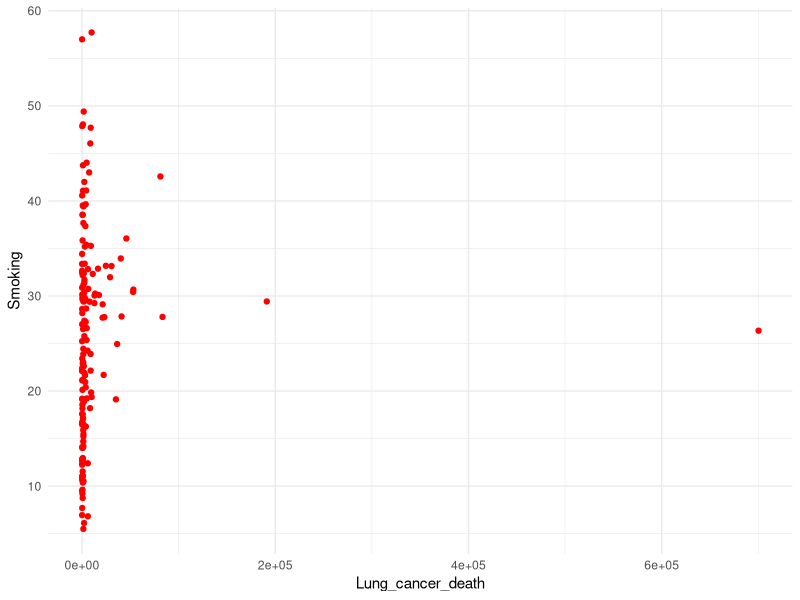
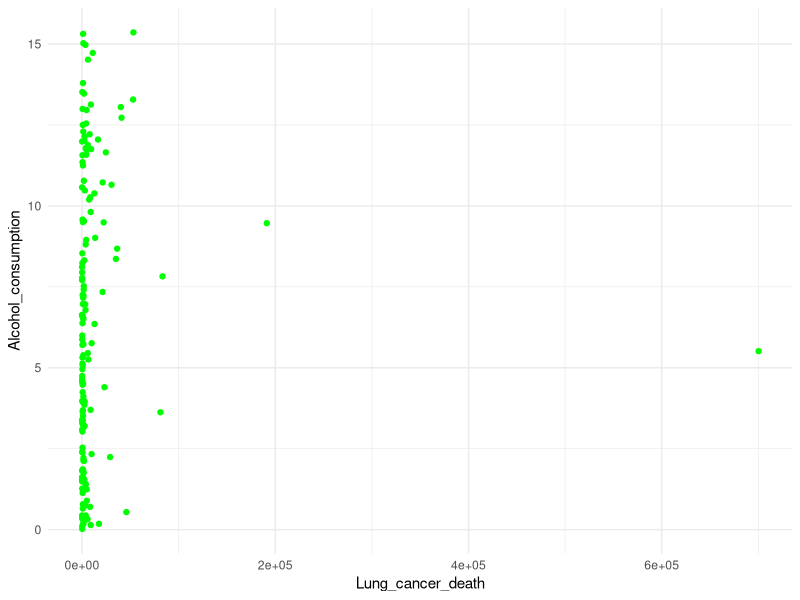
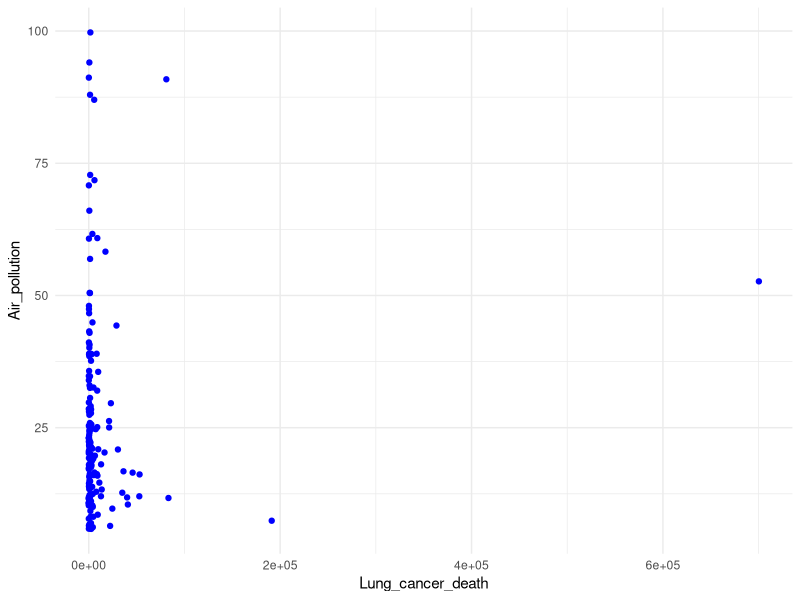
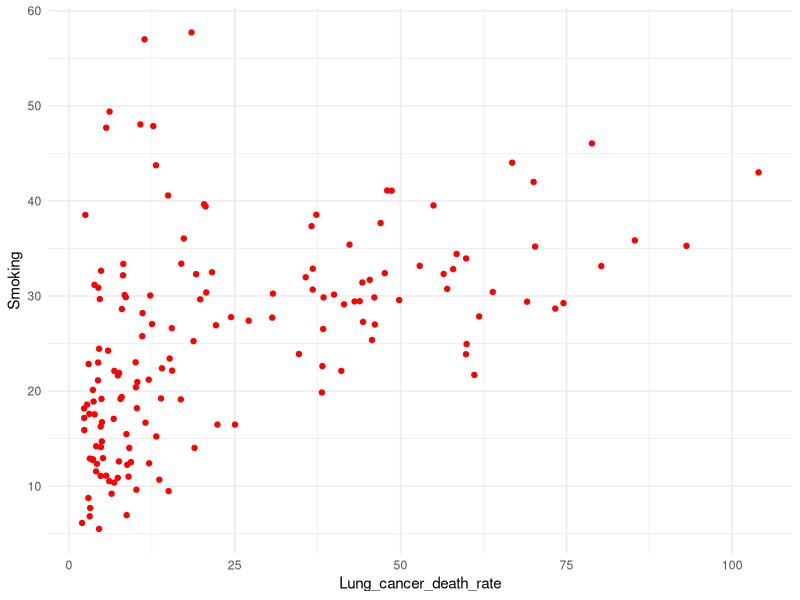
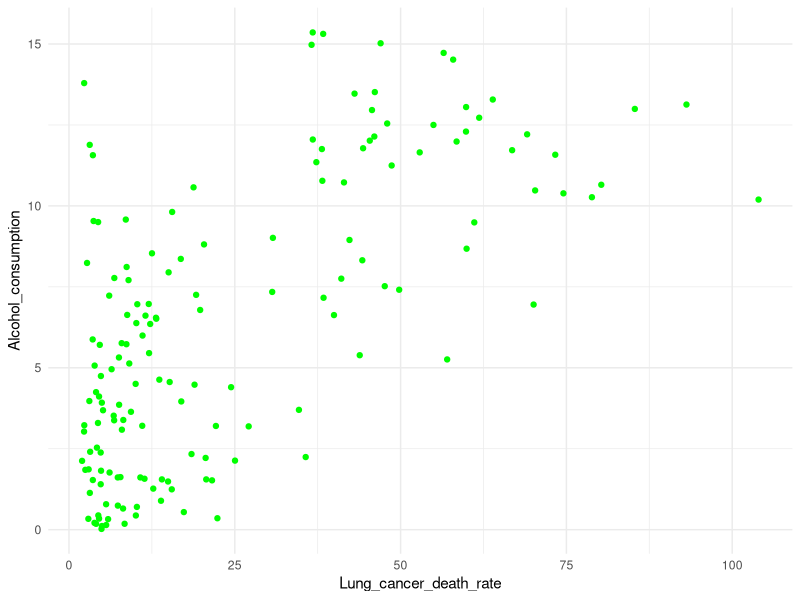
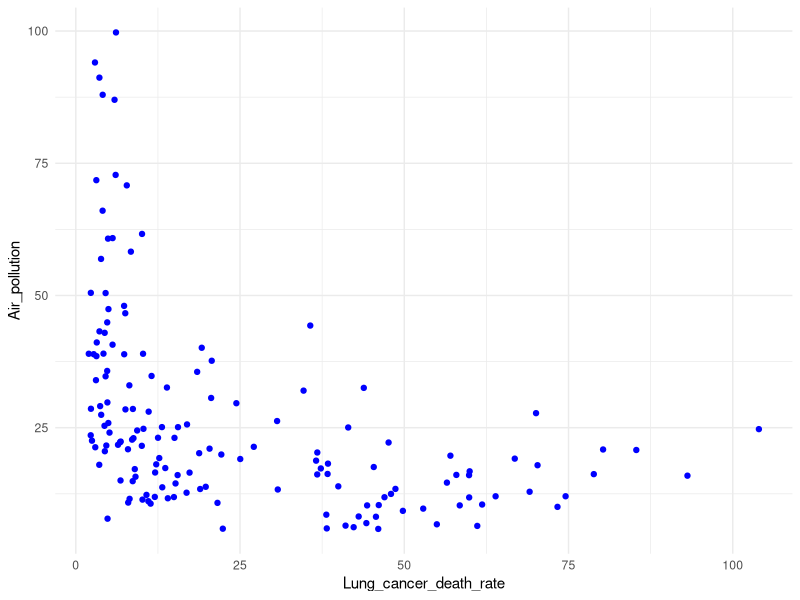
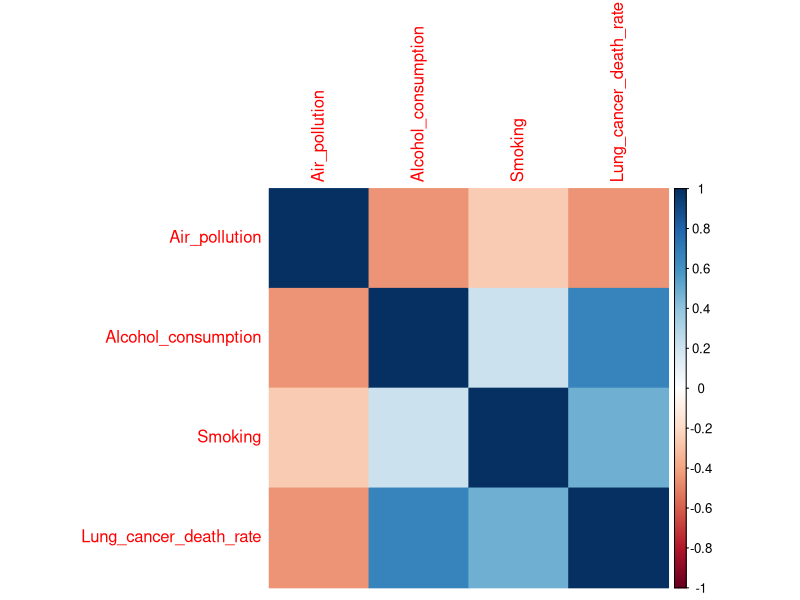
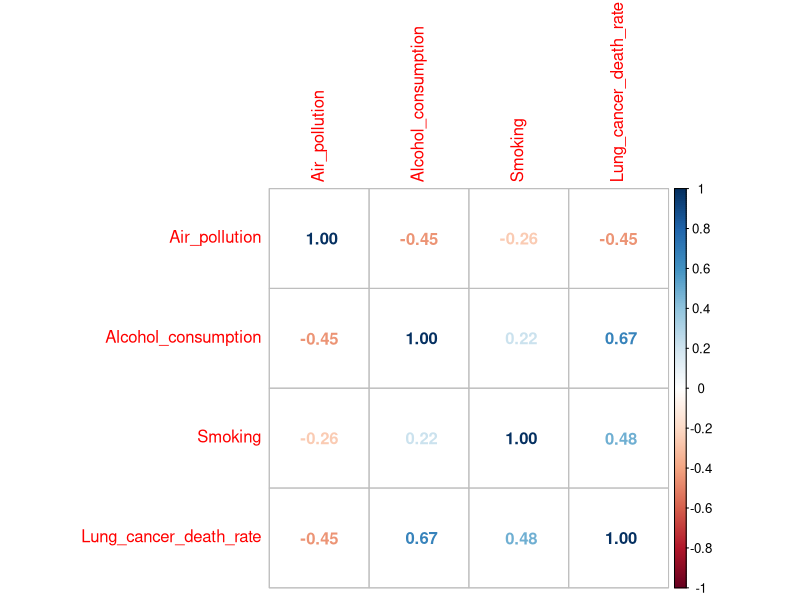

Write the R code that produced these figures, in order.
#START
install.packages("tidyverse")         # Install tidyverse package
install.packages("corrplot")
library(tidyverse)                    # Load tidyverse package
library(corrplot)

# Reading datasets
country_code_mapping <- read.csv("Metadata_Country.csv")
data1 <- read.csv("smoking.csv", header = FALSE) # Smoking datasets
data2 <- read.csv("alcohol.csv", header = FALSE) # Alcohol Consumption datasets
data3 <- read.csv("pollution.csv", header = FALSE) # Pollution dataseets
data4 <- read.csv("population.csv", header = FALSE) # Population datasets
data5 <- read.csv("total-cancer-deaths-by-type.csv") # Cancer deaths datasets


# Removing the top 4 rows and making row 4 as header for Smoking
colnames(data1) <- data1[3, ] 
data1 <- data1 %>% slice(4:n())

# Removing the top 4 rows and making row 4 as header for Alcohol Consumption
colnames(data2) <- data2[3, ] 
data2 <- data2 %>% slice(4:n())

# Removing the top 4 rows and making row 4 as header for Pollution
colnames(data3) <- data3[3, ] 
data3 <- data3 %>% slice(4:n())

# Removing the top 4 rows and making row 4 as header for Population
colnames(data4) <- data4[3, ] 
data4 <- data4 %>% slice(4:n())

# Replacing Missing value of Smoking
smoking <- data1                        # Duplicate data frame
smoking$`2017`[is.na(smoking$`2017`)] <- rowMeans(smoking[,c(45:61)], na.rm = TRUE)[is.na(smoking$`2017`)]  # Replace by row means
smoking  

# Replacing Missing value of alcohol
alcohol <- data2                   # Duplicate data frame
alcohol$`2017`[is.na(alcohol$`2017`)] <- rowMeans(alcohol[,c(45:61)], na.rm = TRUE)[is.na(alcohol$`2017`)]  # Replace by row means
alcohol                                  # Print new data frame

# Replacing Missing value of pollution
pollution <- data3                       # Duplicate data frame
pollution$`2017`[is.na(pollution$`2017`)] <- rowMeans(pollution[,c(45:61)], na.rm = TRUE)[is.na(pollution$`2017`)]  # Replace by row means
pollution     

# Replacing Missing value of population
population <- data4                         # Duplicate data frame
population$`2017`[is.na(population$`2017`)] <- rowMeans(population[,c(45:61)], na.rm = TRUE)[is.na(population$`2017`)]  # Replace by row means
population  

# Replacing Missing value of cancer_deaths
data5 <- data5 %>% filter(data5$Year == 2017)
cancer_deaths <- data5[,c(1,2,3,7)] 

# Renaming column
names(country_code_mapping)[names(country_code_mapping) == 'Country.Code'] <- 'Country_Code'
names(country_code_mapping)[names(country_code_mapping) == 'TableName'] <- 'Country_Name'
names(smoking)[names(smoking) == '2017'] <- 'Smoking'
names(alcohol)[names(alcohol) == '2017'] <- 'Alcohol_consumption'
names(pollution)[names(pollution) == '2017'] <- 'Air_pollution'
names(population)[names(population) == '2017'] <- 'Population'
names(cancer_deaths)[names(cancer_deaths) == 'Lung_cancer'] <- 'Lung_cancer_death'


# Merging all datasets
m1 = select(merge(x = country_code_mapping, y = pollution, by.x = "Country_Code", by.y = "Country Code", all.x = TRUE),c(1,2,3,5,'Air_pollution'))
m2 = select(merge(x=m1, y=alcohol, by.x = "Country_Code", by.y = "Country Code", all.x = TRUE), c(1:5,'Alcohol_consumption'))
m3 = select(merge(x=m2, y=smoking, by.x = "Country_Code", by.y = "Country Code", all.x = TRUE), c(1:6,'Smoking'))
m4 = select(merge(x=m3, y=cancer_deaths, by.x = "Country_Code", by.y = "Code", all.x = TRUE), c(1:7,'Lung_cancer_death'))
final_data = select(merge(x=m4, y=population, by.x = "Country_Code", by.y = "Country Code", all.x = TRUE),c(1:8,"Population"))


# EDA

# Finding top 6 rows
head(final_data)

# Summarizing the descriptive statistics
summary(final_data)

# Checking number of rows and columns
dim(final_data)

# Removing NA values
final_data <- na.omit(final_data)

# Checking final data after removing NA values
str(final_data)

# Plot b/w Lung_cancer_death vs Smoking
ggplot(final_data) +
  aes(x = Lung_cancer_death, y = Smoking) +
  geom_point(shape = "circle", size = 1.5, colour = "Red") +
  theme_minimal()

# Plot b/w Lung_cancer_death vs Alcohol_consumption
ggplot(final_data) +
  aes(x = Lung_cancer_death, y = Alcohol_consumption) +
  geom_point(shape = "circle", size = 1.5, colour = "Green") +
  theme_minimal()

# Plot b/w Lung_cancer_death vs Air_pollution
ggplot(final_data) +
  aes(x = Lung_cancer_death, y = Air_pollution) +
  geom_point(shape = "circle", size = 1.5, colour = "Blue") +
  theme_minimal()

# Removing the outliners
final_data <- final_data %>% filter(final_data$Lung_cancer_death <60000)

# Calculating the Lung_cancer_death_rate in standardize form
final_data$Lung_cancer_death_rate <- final_data$Lung_cancer_death*100000/final_data$Population
head(final_data)

# Plot b/w Lung_cancer_death_rate vs Smoking
ggplot(final_data) +
  aes(x = Lung_cancer_death_rate, y = Smoking) +
  geom_point(shape = "circle", size = 1.5, colour = "Red") +
  theme_minimal()

# Plot b/w Lung_cancer_death_rate vs Alcohol_consumption
ggplot(final_data) +
  aes(x = Lung_cancer_death_rate, y = Alcohol_consumption) +
  geom_point(shape = "circle", size = 1.5, colour = "Green") +
  theme_minimal()

# Plot b/w Lung_cancer_death_rate vs Air_pollution
ggplot(final_data) +
  aes(x = Lung_cancer_death_rate, y = Air_pollution) +
  geom_point(shape = "circle", size = 1.5, colour = "Blue") +
  theme_minimal()



# Finding correlation among all variables
cor(final_data[c(5,6,7,10)])

# Plotting correlation matrix graph
corrplot(cor(final_data[c(5,6,7,10)]), method = 'color')   #Method 1: By showing shading
corrplot(cor(final_data[c(5,6,7,10)]), method = 'number')  #Method 2: By showing correlation number

#END
